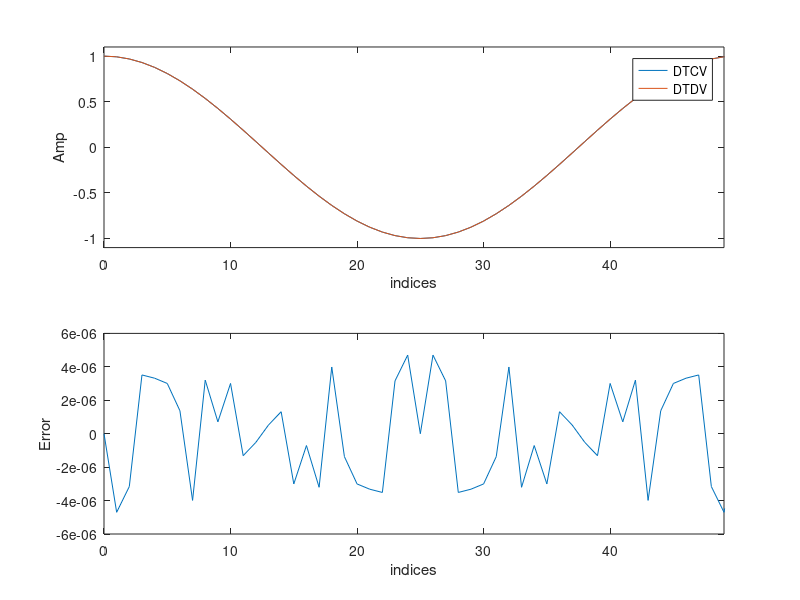

Reproduce this figure in MATLAB.
clc; close all; clear;

f = 1/50;
n = [0 : 499];

q = input('Enter Number of Digits: ');
x = cos(2*pi*f*n);
xq = round(x*10^q)/10^q;
xe = xq - x;
px = sum((abs(x).^2))/length(x);
pe = sum((abs(xe).^2))/length(x);

SQNR = 10 * (log10(px/pe));

fprintf('THE SQNR is %d db', SQNR);
figure, 
subplot(2,1,1); 
plot(n,x,n,xq); 
xlabel('indices'); 
ylabel('Amp'); 
xlim([0 49]); 
ylim([-1.1 1.1]); 
legend('DTCV','DTDV'); 
 
subplot(2,1,2); 
plot(n,xe); 
xlabel('indices'); 
ylabel('Error'); 
xlim([0 49]); 
